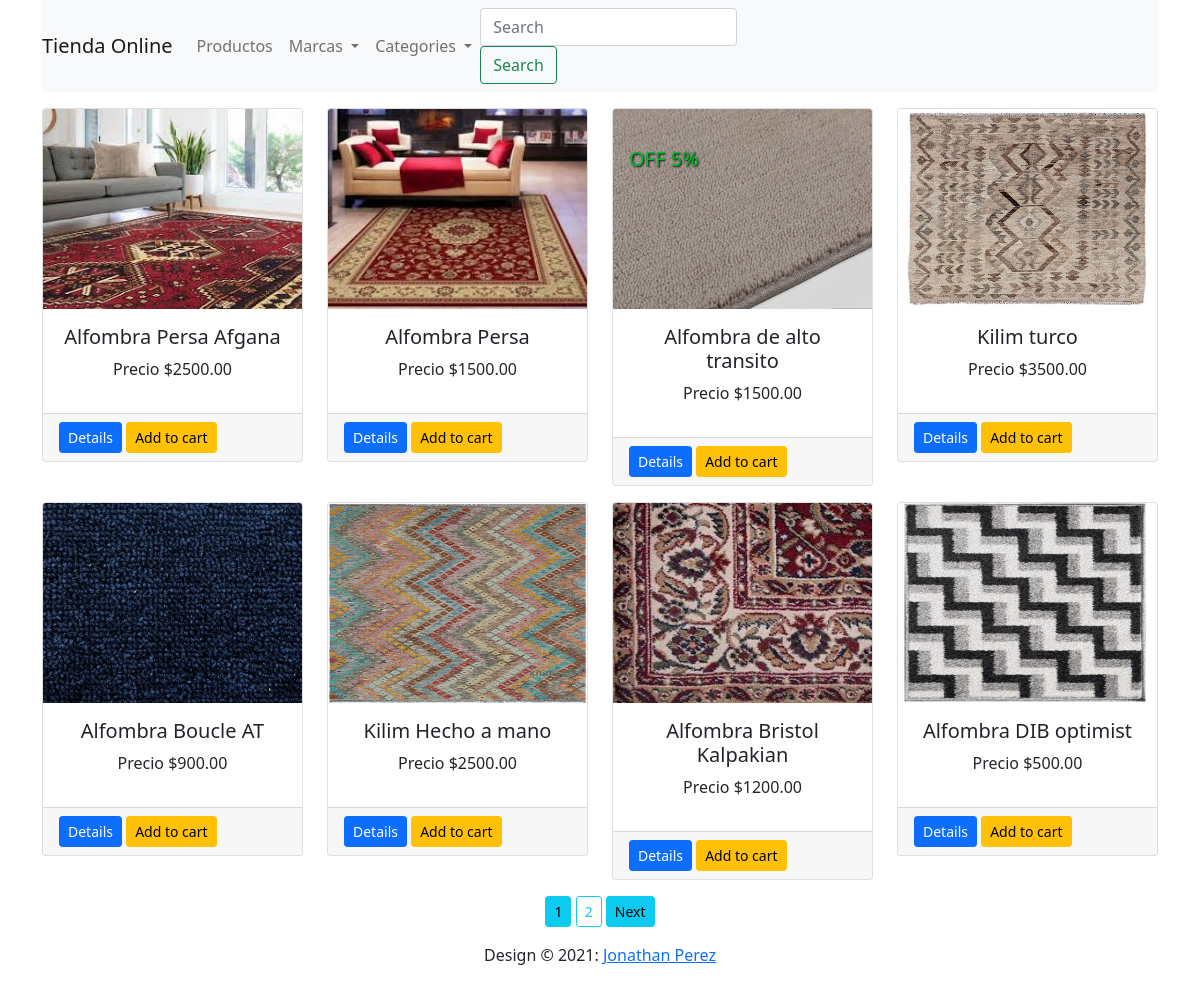
The page / on the database its author committed.
### shop/products/models.py (models this page shows, shortened)
class Addproduct(db.Model):
    id = db.Column(db.Integer, primary_key=True)
    name = db.Column(db.String(80), nullable=False)
    price = db.Column(db.Numeric(10, 2), nullable=False)
    discount = db.Column(db.Integer, default=0)
    stock = db.Column(db.Integer, nullable=False)
    colors = db.Column(db.Text, nullable=False)
    desc = db.Column(db.Text, nullable=False)
    pub_date = db.Column(db.DateTime, nullable=False, default=datetime.utcnow)
    category_id = db.Column(db.Integer, db.ForeignKey('category.id'), nullable=False)
    category = db.relationship('Category', backref=db.backref('categories', lazy=True))
    brand_id = db.Column(db.Integer, db.ForeignKey('brand.id'), nullable=False)
    brand = db.relationship('Brand', backref=db.backref('brands', lazy=True))
    image_1 = db.Column(db.String(150), nullable=False, default='image1.jpg')
    image_2 = db.Column(db.String(150), nullable=False, default='image2.jpg')
    image_3 = db.Column(db.String(150), nullable=False, default='image3.jpg')

### shop/products/routes.py (the view)
@app.route('/')
def home():
    page = request.args.get('page', 1, type=int)
    products = Addproduct.query.filter(Addproduct.stock > 0).paginate(page=page, per_page=8)
    brands = Brand.query.join(Addproduct, (Brand.id == Addproduct.brand_id)).all()
    categories = Category.query.join(Addproduct, (Category.id == Addproduct.category_id)).all()
    return render_template('products/index.html', products=products, brands=brands, categories=categories)

### shop/templates/products/index.html (shortened to what this page needs)
{% extends 'layout.html'%}
{% block content %}
<div class="container">
    <nav class="navbar navbar-expand-lg navbar-light bg-light">
      <a class="navbar-brand" href="/">Tienda Online</a>
      <div class="collapse navbar-collapse" id="navbarSupportedContent">
        <ul class="navbar-nav mr-auto">
          <li class="nav-item">
            <a class="nav-link" href="{{url_for('home')}}">Productos</a>
          </li>
          <li class="nav-item dropdown">
            <a class="nav-link dropdown-toggle" href="#" id="navbarDropdown" role="button" data-toggle="dropdown" aria-haspopup="true" aria-expanded="false">
              Marcas
            </a>
          </li>
          <li class="nav-item dropdown">
            <a class="nav-link dropdown-toggle" href="#" id="navbarDropdown" role="button" data-toggle="dropdown" aria-haspopup="true" aria-expanded="false">
              Categories
            </a>
          </li>
        </ul>
        <form class="form-inline my-2 my-lg-0">
             <input class="form-control mr-sm-2" type="search" placeholder="Search" aria-label="Search">
             <button class="btn btn-outline-success my-2 my-sm-0" type="submit">Search</button>
        </form>
      </div>
    </nav>
</div>
<div class="container">
    <div class="row">
        {%if brand %}
        {% for b in brand.items %}
            <div class="col-md-3 mt-3">
                <div class="card">
                    <img src="{{url_for('static', filename='images/' + b.image_1)}}" alt="{{b.name}}" class="card-img-top" height="200">
                    <div class="card-body">
                        {% if b.discount > 0%}
                            <h5 style="text-shadow: 1px 1px 2px #000;color:#00bb2d; position:absolute; top:10%;"> OFF {{b.discount}}%</h5>
                        {% endif %}
                        <h5 class="text-center"> {{b.name}}</h5>
                        <p class="text-center">Precio ${{b.price}}</p>
                    </div>
                    <div class="card-footer">
                        <a href="{{url_for('single_page', id=b.id)}}" class="float-left btn btn-sm btn-primary">Details</a>
                        <a href="#" class="float-rigth btn btn-sm btn-warning">Add to cart</a>
                    </div>
                </div>
            </div>
        {% endfor %}
    </div>
     <div class="row">
        <div class="col text-center">
            {% if brand.has_prev%}
             <a href="{{url_for('get_brand', id=get_b.id, page=page_num)}}" class="btn btn-info btn-sm mt-3">Previus</a>
            {% endif %}
            {% for page_num in brand.iter_pages(left_edge=1, right_edge=2, left_current=1, right_current=2)%}   <!--.iter_page(): By default it is empty and all the pages are shown, in this way we mark the ones we want to show
-->
            {% if page_num %}
            {% if brand.page == page_num %}
            <a href="{{url_for('get_brand', id=get_b.id, page=page_num)}}" class="btn btn-info btn-sm mt-3">{{page_num}}</a>
            {% else %}
            <a href="{{url_for('get_brand', id=get_b.id, page=page_num)}}" class="btn btn-outline-info btn-sm mt-3">{{page_num}}</a>
            {% endif%}
            {% else %}
            ...
            {% endif %}
            {% endfor %}
            {% if brand.has_next%}
             <a href="{{url_for('get_brand', id=get_b.id, page=get_cat_prod.next_num)}}" class="btn btn-info btn-sm mt-3">Next</a>
            {% endif %}
        </div>
    </div>
    <div class="row">
        {% else %}
        {% for product in products.items %}
        <div class="col-md-3 mt-3">
            <div class="card">
                <img src="{{url_for('static', filename='images/' + product.image_1)}}" alt="{{product.name}}" class="card-img-top" height="200">
                <div class="card-body">
                    {% if product.discount > 0%}
                        <h5 style="text-shadow: 1px 1px 2px #000;color:#00bb2d; position:absolute; top:10%;"> OFF {{product.discount}}%</h5>
                    {% endif %}
                    <h5 class="text-center"> {{product.name}}</h5>
                    <p class="text-center">Precio ${{product.price}}</p>
                </div>
                <div class="card-footer">
                    <a href="{{url_for('single_page', id=product.id)}}" class="float-left btn btn-sm btn-primary">Details</a>
                    <a href="#" class="float-rigth btn btn-sm btn-warning">Add to cart</a>
                </div>
            </div>
        </div>
                {% endfor %}
   </div>
   <div class="row">
        <div class="col text-center">
            {% for page_num in products.iter_pages(left_edge=1, right_edge=2, left_current=1, right_current=2)%}
            {% if page_num %}
            {% if products.page == page_num %}
            <a href="{{url_for('home', page=page_num)}}" class="btn btn-info btn-sm mt-3">{{page_num}}</a>
            {% else %}
            <a href="{{url_for('home', page=page_num)}}" class="btn btn-outline-info btn-sm mt-3">{{page_num}}</a>
            {% endif%}
            {% else %}
            ...
            {% endif %}
            {% endfor %}
            {% if products.has_next%}
             <a href="{{url_for('home', page=products.next_num)}}" class="btn btn-info btn-sm mt-3">Next</a>
            {% endif %}
        </div>
    </div>
</div>
{% endif%}
{% endblock %}

### shop/templates/layout.html (shortened to what this page needs)
<!doctype html>
<html lang="en">
  <head>
    <link href="https://cdn.jsdelivr.net/npm/bootstrap@5.1.0/dist/css/bootstrap.min.css" rel="stylesheet">
  </head>
  <body>
  {% block content%}
  {% endblock %}
  <footer class="page-footer font-small blue">
    <div class="footer-copyright text-center py-3"> Design © 2021:
      <a href=""> Jonathan Perez</a>
    </div>
  </footer>
  </body>
</html>

### rows shown on the page
Addproduct: image_1 (picture), name "Alfombra Persa Afgana", price "2500.00"
Addproduct: image_1 (picture), name "Alfombra Persa", price "1500.00"
Addproduct: image_1 (picture), discount "5", name "Alfombra de alto transito", price "1500.00"
Addproduct: image_1 (picture), name "Kilim turco", price "3500.00"
Addproduct: image_1 (picture), name "Alfombra Boucle AT", price "900.00"
Addproduct: image_1 (picture), name "Kilim Hecho a mano", price "2500.00"
Addproduct: image_1 (picture), name "Alfombra Bristol Kalpakian", price "1200.00"
Addproduct: image_1 (picture), name "Alfombra DIB optimist", price "500.00"

### other values the page prints
{{ page_num }} "1"
{{ page_num }} "2"
